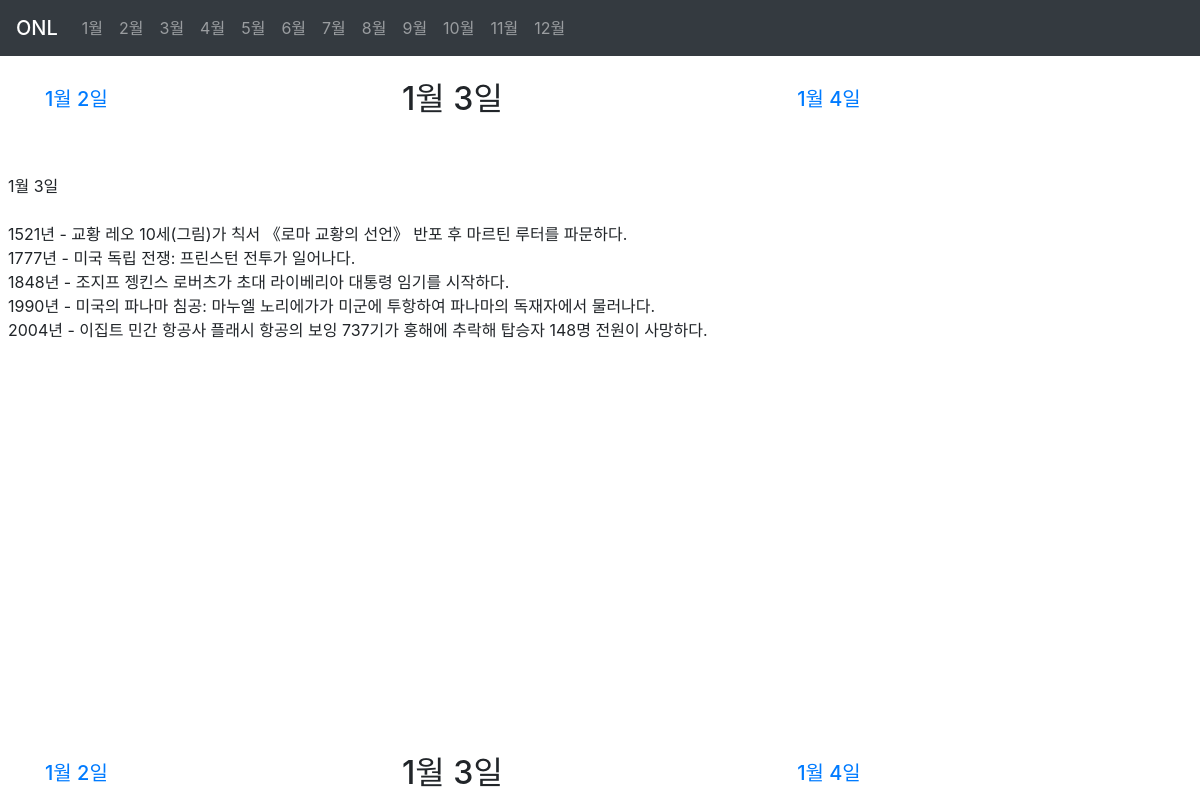
Screenshot of /1-3/ with the database file from the repository.
### date/models.py (models this page shows, shortened)
class Onl(models.Model):
    month = models.PositiveSmallIntegerField("월", blank=True, )
    day = models.PositiveSmallIntegerField("일", blank=True, )
    date = models.DateField('날짜', blank=True, null=True, )
    slug = models.SlugField(max_length=20, allow_unicode=True, unique=True, blank=True, )
    events = models.TextField(max_length=500, verbose_name="사건", blank=True,)
    class Meta:
        ordering = ('month', 'day',)
    def yesterday(self):
        return self.date - timedelta(days=1)
    def tomorrow(self):
        return self.date + timedelta(days=1)
    def yesterday_slug(self):
        ystrdy = self.yesterday()
        return str(ystrdy.month)+"-"+str(ystrdy.day)
    def tomorrow_slug(self):
        tmrrw = self.tomorrow()
        return str(tmrrw.month)+"-"+str(tmrrw.day)

### date/views.py (the view)
# urls.py: path('<str:slug>/', OnlDV.as_view(), name='OnlDV'),
class OnlDV(DetailView):
    model = Onl

### date/templates/date/onl_detail.html (shortened to what this page needs)
{% extends "base.html" %}
{% block content %}
    <br>
    <div class="container d-flex">
        <div class="leftcontainer flex-fill align-self-center">
            <a href="{% url 'OnlDV' object.yesterday_slug %}">
                <h5>{{ object.yesterday.month }}월 {{ object.yesterday.day }}일</h5>
            </a>
        </div>
        <div class="middlecontainer flex-fill align-self-center">
            <h2>{{ object.month }}월 {{ object.day }}일</h2>
        </div>
        <div class="rightcontainer flex-fill align-self-center">
            <a href="{% url 'OnlDV' object.tomorrow_slug %}">
                <h5>{{ object.tomorrow.month }}월 {{ object.tomorrow.day }}일 </h5>
            </a>
        </div>
    </div>
    <br>
    <br>
    <div class="contentcontainer position-relative mx-2">
        {{ object.events|linebreaksbr }}
        <br>
        <br>
    </div>
{% endblock %}
{% block extra-footer %}
    <br>
    <div class="container d-flex fixed-bottom">
        <div class="leftcontainer flex-fill align-self-center">
            <a href="{% url 'OnlDV' object.yesterday_slug %}">
                <h5>{{ object.yesterday.month }}월 {{ object.yesterday.day }}일</h5>
            </a>
        </div>
        <div class="middlecontainer flex-fill align-self-center">
            <h2>{{ object.month }}월 {{ object.day }}일</h2>
        </div>
        <div class="rightcontainer flex-fill align-self-center">
            <a href="{% url 'OnlDV' object.tomorrow_slug %}">
                <h5>{{ object.tomorrow.month }}월 {{ object.tomorrow.day }}일 </h5>
            </a>
        </div>
    </div>
{% endblock %}

### rows the page displays
Onl: yesterday.month "1", yesterday.day "2", month "1", day "3", tomorrow.month "1", tomorrow.day "4", events "1월 3일 1521년 - 교황 레오 10세(그림)가 칙서 《로마 교황의 선언》 반포 후 마르틴 루터를 파문하다. 1777년 - 미국 독립 전쟁: 프린스턴 전투가 일어나다. 1848년 - 조지프 젱킨스 로버츠가 초대 라이베리아 대통령 임기를 시작하다. 1990년 - 미국의 파나마 침공: 마누엘 노리에가가 미군에 투항하여 파나마의 독재자에서 물러나다. 2004년 - 이집트 민간 항공사 플래시 항공의 보잉 737기가 홍해에 추락해 탑승자 148명 전원이 사망하다."
